Frame 1 (no input): blank canvas, image omitted
Frame 60 (the mouse pressed at the canvas centre just before this capture): blank canvas, image omitted
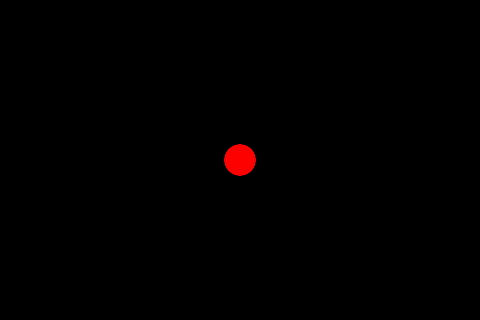
Frame 120 (the mouse held since frame 60 and released just before this capture)

The Processing sketch whose frames 1 and 60 were blank and that drew this single picture after the mouse press (run headless with seeded random() and noise(); from frame 60 on, the mouse is pressed at the canvas centre):

// Processing sketch: worm3
// ── worm3.pde
ArrayList<Point> points;
boolean mouseHasMoved = false;

class Point {
  float x, y;

  Point(float x_, float y_) {
    x = x_;
    y = y_;
  }

  void ease(float easing, Point otherPoint) {
    x += easing * (otherPoint.x - x);
    y += easing * (otherPoint.y - y);
  }
}

void setup() {
  size(480, 320);
}

void draw() {
  background(0);
  noStroke();
  if (!mouseHasMoved) {
    if (pmouseX == mouseX)
      return;
    else {
      points = new ArrayList<Point>();
      int numberOfPoints = 500;
      for (int i = 0; i < numberOfPoints; ++i) {
        points.add(new Point(mouseX, mouseY));
      }
      mouseHasMoved = true;
    }
  }
  points.remove(0);
  points.add(new Point(mouseX, mouseY));
  int index = 0;
  for (Point point : points) {
    float zeroToOne =  ((float) index) / points.size();
    if (index < points.size() - 1) {
      float easing = 0.5; //0.005 + 0.01 * zeroToOne;
      point.ease(easing, points.get(index + 1));
    }
    fill(255 * zeroToOne, 0, 255 * (1-zeroToOne), zeroToOne * 200);
    float radius = 1.0 + zeroToOne * 30;
    ellipse(point.x, point.y, radius, radius);
    ++index;
  }
}
